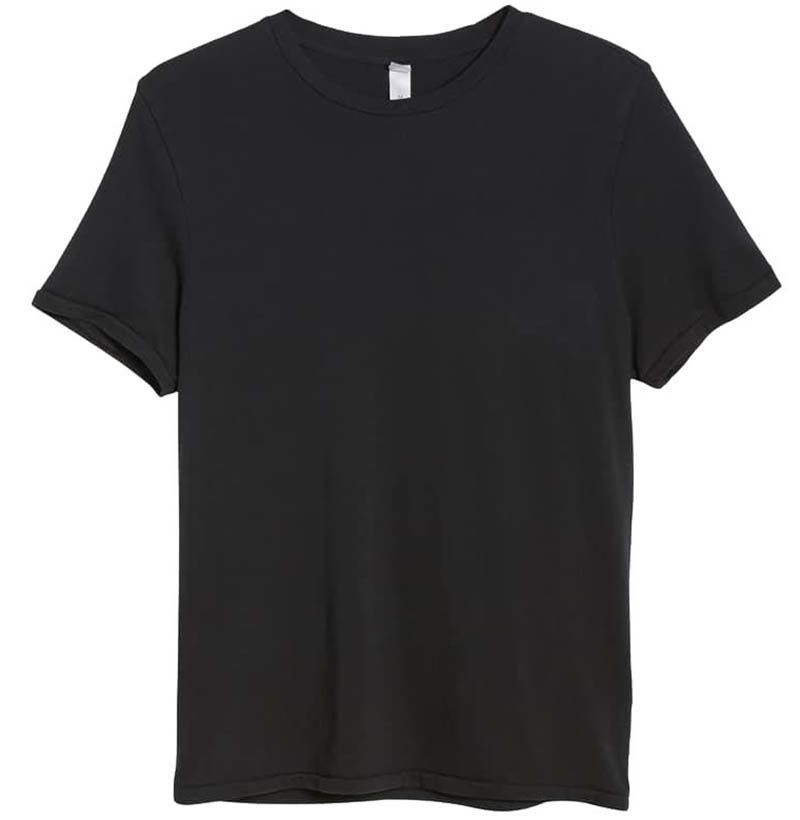
#> input picture static/background.jpg, 800 x 820 px, found by its file name
$ python 3.2-image-overlay.py
#> lines starting #> are read from the running program, lines starting #| are printed output that depends on the picture; after the words box and inside, x2 and y2 are one past the last pixel; in counts of white or black regions, pixels touching at a corner belong together; pictures that were not available may be replaced by others from this repository, and a replacement may not be noted
import cv2
import numpy as np


def resize_img(image):
    height, width = image.shape[:2]
    max_height = 100000
    max_width = 175

    # only shrink if img is bigger than required
    if max_height < height or max_width < width:
        # get scaling factor
        scaling_factor = max_height / float(height)
        if max_width/float(width) < scaling_factor:
            scaling_factor = max_width / float(width)
        # resize image
        image = cv2.resize(image, None, fx=scaling_factor, fy=scaling_factor, interpolation=cv2.INTER_AREA)

    return image

def overlay_transparent(background, overlay, x, y):
    background_width, background_height = background.shape[:2]

    if x >= background_width or y >= background_height:
        return background

    h, w = overlay.shape[:2]

    if x + w > background_width:
        w = background_width - x
        overlay = overlay[:, :w]

    if y + h > background_height:
        h = background_height - y
        overlay = overlay[:h]

    if overlay.shape[2] < 4:
        overlay = np.concatenate(
            [
                overlay,
                np.ones((overlay.shape[0], overlay.shape[1], 1), dtype = overlay.dtype) * 255
            ],
            axis = 2,
        )

    overlay_image = overlay[..., :3]
    mask = overlay[..., 3:] / 255.0

    background[y:y+h, x:x+w] = (1.0 - mask) * background[y:y+h, x:x+w] + mask * overlay_image

    return background


def get_coordinates(background, overlay):
    half, extra_half = background.shape[1]/2, overlay.shape[1]/2
    return int(half - extra_half), 110


def crop_image(y, x, image):
    h, w = image.shape[:2]
    return image[y:y + h, x:x + w]


background = cv2.imread('overlay/background.jpg') # 480 by 492
#> background is the input picture: shape (820, 800, 3); mean B, G, R 121.5, 121, 121.3
overlay = cv2.imread('overlay/test2.jpg')
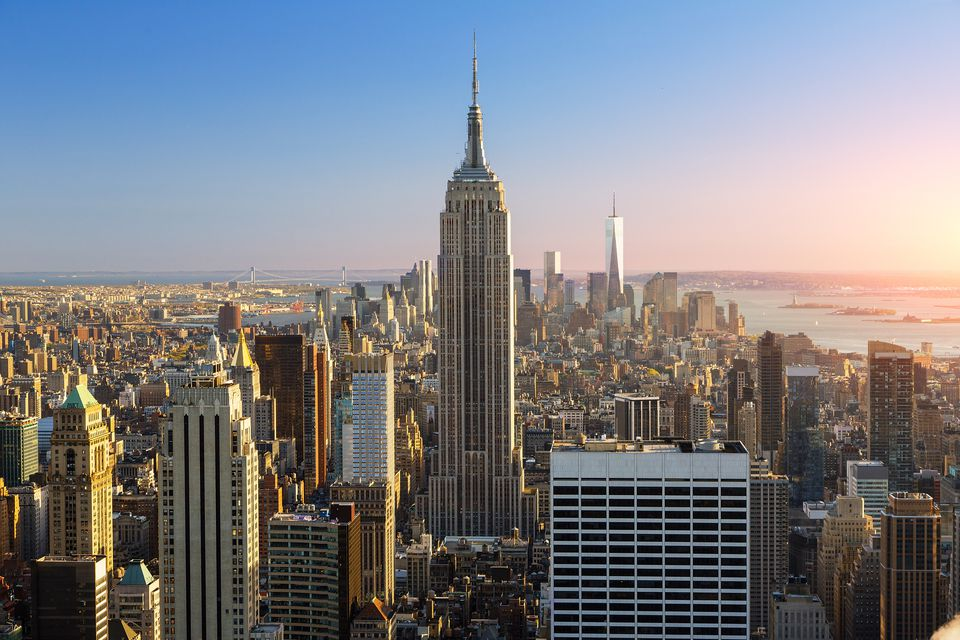
#> input picture notebooks/mitch/similar_images/empire_basic_2.jpg, 960 x 640 px, given in place of test2.jpg, which was not available
#> overlay is the input picture: shape (640, 960, 3); mean B, G, R 132, 126.1, 124.3
overlay = resize_img(overlay)
#> in resize_img, `image = cv2.resize(image, None, fx=scaling_factor, fy=scaling_factor, ..`:
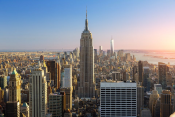
#> image: shape (117, 175, 3); mean of channels 0, 1, 2 131.8, 125.9, 124.1; drawn as B, G, R
import pdb; pdb.set_trace()
if overlay.shape[0] > 100:
    overlay = crop_image(overlay.shape[0]-100, 0, overlay)
#> in crop_image, `return image[y:y + h, x:x + w]`:
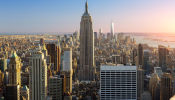
#> returned value: shape (100, 175, 3); mean of channels 0, 1, 2 117.2, 119.2, 124.4; drawn as B, G, R


x, y = get_coordinates(background, overlay)
#> x = 312; y = 110

img = overlay_transparent(background, overlay, x, y)
#> in overlay_transparent, `mask = overlay[..., 3:] / 255.0`: mask: shape (100, 175, 1) float64; every value is 1
#> in overlay_transparent, `background[y:y+h, x:x+w] = (1.0 - mask) * background[y:y+h, x:x+w] + m..`:
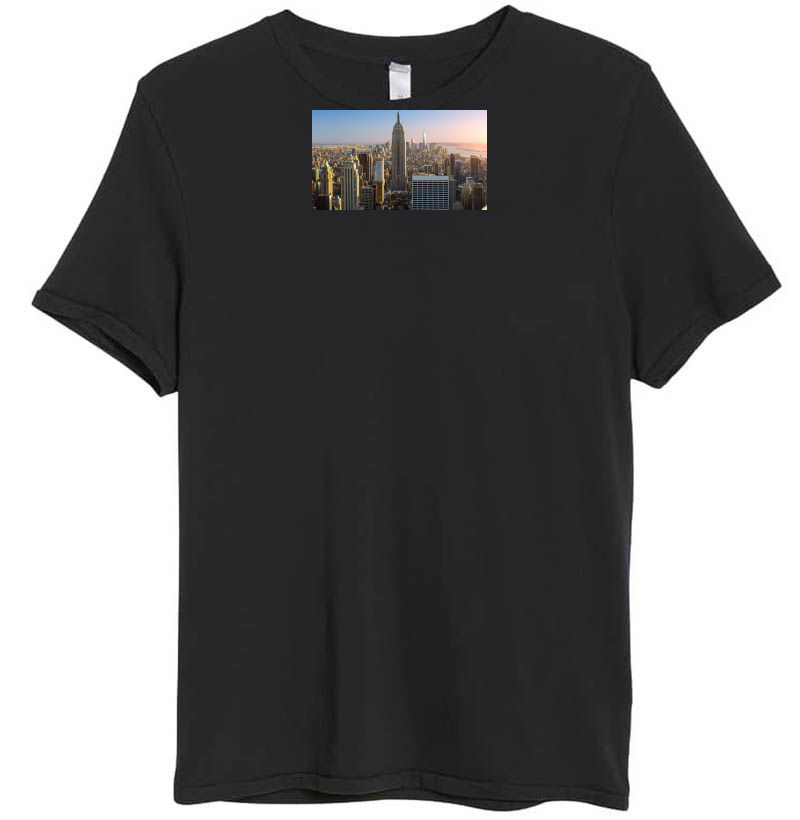
#> background: shape (820, 800, 3); 2.67% of pixels changed, all inside (x1, y1, x2, y2) = (312, 110, 487, 210)

cv2.imwrite('overlay/combined_test_17.jpg', img)
